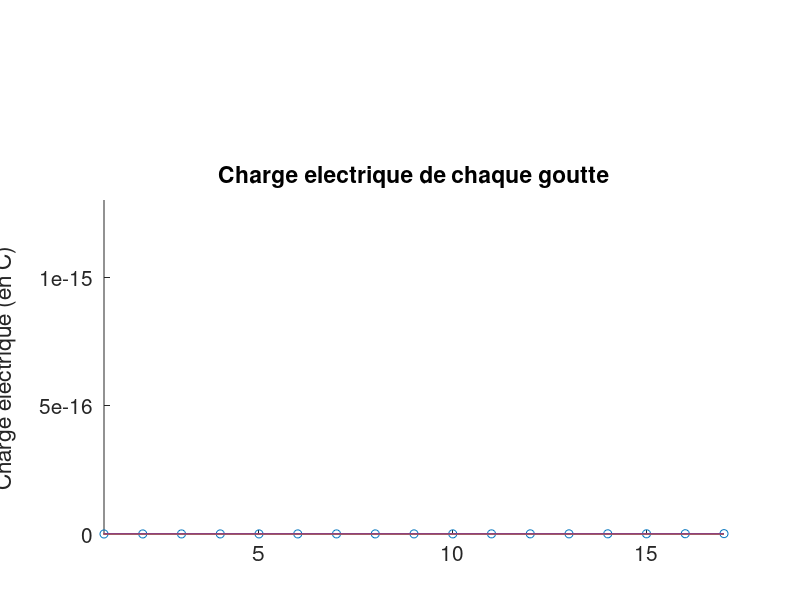

Here is the MATLAB script that generated this plot: (Note: this script raises an error after producing the figure.)
%%%%%%%%%%%%
%Unites SI %
%%%%%%%%%%%%
%%
clc
clear workspace
%declaration des constantes
NB_GOUTTES = 17;
d = 10^(-3); % 1mm (3graduations)
rho_h = 1075; %masse volumique huile
rho_a = 1.293; %masse volumique air
g = 9.81; %acceleration gravifique
eta = 1.82*10^(-5); %viscosite dynamique de l'air a temp ambiante
U = 128.7; %tension aux bornes du condensateur
l = 2.5*10^(-3); %distance entre les deux plans du condensateur
%%
%convention:
%   1ere ligne: temps affiche sur chronometre de gauche
%   2eme ligne: temps affiche sur chronometre de droite
%   exemple: T{i} = {[23 45 80 112]; [34 65 93 134]}
%   on utilise des cells pour permettre des tableaux de longueurs
%   differentes


T = {
    {[22 44 65 87 109 131 152 172]; [70 142 221 298 368 443 525 609]};
    {[51 98 146 184 242 289 337 386 435 485 533 582 630 679 730]; [32 64 97 127 159 190 222 255 287 313 351 383 415 447 478]};
    {[19 42 63 86 109 130 158]; [26 53 79 106 133 161 187]};
    {[10 19 28 38]; [10 20 30 43]};
    {[14 27 42 57 71 86]; [16 31 47 64 81 97]};
    {[18 36 54 71 88 106 125 142 160 177 196 214 232 250 269 288 309 329 349 368 386 405 425]; [20 41 63 84 103 124 145 167 188 208 231 253 274 296 318 339 362 387 411 434 457 480 503]}; %celle-ci est endurante(je sais pas si ca ce dis
    {[28 55 83 110 137 164 190 217 244 272 300 328 355 381 407]; [32 66 99 133 167 201 234 268 303 336 371 406 440 473 506]};
    {[66 130 191 255 321 384 447 516]; [34 160 284 419 559 702 844 979]};
    {[58 116 176 237 303 365 426 487 549 612 670]; [41 83 127 168 211 251 295 338 380 421 461]};
    {[24 49 72 96 118 142 164 189]; [30 61 90 120 149 176 206 236]};
    {[23 48 72 95 119 143 166 191 215 239 263 286 310]; [34 68 102 137 171 205 239 274 310 343 378 413 447]};
    {[44 91 135 182 228 273 320 366 411 456 505 552 598 644 692 739 789 837 887]; [35 68 102 138 171 205 241 277 310 346 382 416 450 483 516 551 586 622 658]};
    {[26 48 70 92 115 138 164 186 208 231 254 278 300 323 345 369]; [20 39 57 76 95 114 135 154 173 192 212 230 249 268 288 309]};
    {[38 76 114 152 188 222 257 295 331 367]; [47 97 148 199 252 305 355 406 458 511]};
    {[34 69 102 137 171 206 239 271 302 333 366]; [29 57 85 112 140 166 196 222 248 273 302]};
    {[28 55 82 110 138 166 194 222 251 279 306 336 366 396 429 459 500]; [30 62 93 125 159 194 229 265 303 343 380 416 457 500 544 593 664]};
    {[15 31 46]; [14 28 39]}
    };
%conversion de decisecondes en secondes
for i=1:NB_GOUTTES
    T{i}{1} = T{i}{1} * 0.1;
    T{i}{2} = T{i}{2} * 0.1;
end
%obtention des vitesses moyennes:
q = zeros(NB_GOUTTES, 1);
v = cell(NB_GOUTTES, 2);
v_mean = zeros(2, NB_GOUTTES);
for i=1:NB_GOUTTES
    %vitesse chrono gauche
    v{i}{1}(1) = d / T{i}{1}(1);
    for j=2:length(T{i}{1})
        v{i}{1}(j) = d / (T{i}{1}(j) - T{i}{1}(j-1));
    end
    %vitesse chrono droite
    v{i}{2}(1) = d / T{i}{2}(1);
    for j=2:length(T{i}{2})
        v{i}{2}(j) = d / (T{i}{2}(j) - T{i}{2}(j-1));
    end
    v_mean(1, i) = mean(v{i}{1});
    v_mean(2, i) = mean(v{i}{2});
    q(i) = (9 * pi * l * eta^(3/2) * (v_mean(1, i) + v_mean(2, i)) * sqrt(abs(v_mean(1, i) - v_mean(2, i)))) / (2 * sqrt(rho_h - rho_a) * g * U);
end
v_mean = sort(v_mean', 2);
display(v_mean); %a rajouter ds le LaTeX
q = sort(q);
display(q);
X = 1:NB_GOUTTES;

%graphique
figure;
set(0,'defaultaxesfontsize',15)
set(0,'defaulttextfontsize',15)
scatter(X, q);
hold on
discr = [2.72E-19 3.61E-19 4.695E-19 5.79E-19];
set(0,'defaultlinelinewidth',1)
for k=1:4
    plot([0 17], [discr(k) discr(k)]);
end
hold off
title('Charge electrique de chaque goutte');
ylabel('Charge electrique (en C)');
axis([1 17 0 1.5E-18]); 

%Z = q / (1.6E-19);
%display(Z);
%nbZ = [1 2 3 3 4 4 4 4 4 5 6 7 8 8 8 9 10];
%scatter(nbZ, q);

%%
%determination de la charge elementaire
e = 1E-20:1E-25:2.5E-19;
res = zeros(length(e), 1);
for i=1:length(e)
    res(i) = objFunc(q, e(i));
end

figure();
set(0,'defaultaxesfontsize',15);
set(0,'defaulttextfontsize',15);
plot(e, res);
title(['Somme des carres des residus', 'en fonction de l''approximation q']);
xlabel('Approximation q (en C)');
ylabel('Somme des carr?s des r?sidus S(q)');
hold on
plot([0.886e-19 0.886e-19], [0 1.2e-37]);
plot([1.175e-19 1.175e-19], [0 1.2e-37]);
plot([1.556e-19 1.556e-19], [0 1.2e-37]);
plot([1.786e-19 1.786e-19], [0 1.2e-37]);
hold off
[M, I] = findMin(res);
%display(e(I));

figure;
subplot(2, 2, 1);
scatter(X, q);
title('q = 0.885517E-19 C'); 
ylabel('Charge ?lectrique (en C)');
hold on
for k=1:16
    plot([0 17], k * [0.886e-19 0.886e-19]);
end
hold off

subplot(2, 2, 2);
scatter(X, q);
title('q = 1.175083E-19 C'); 
ylabel('Charge ?lectrique (en C)');
hold on
for k=1:12
    plot([0 17], k * [1.175e-19 1.175e-19]);
end
hold off

subplot(2, 2, 3);
scatter(X, q);
title('q = 1.555994E-19 C'); 
ylabel('Charge ?lectrique (en C)');
hold on
for k=1:9
    plot([0 17], k * [1.556e-19 1.556e-19]);
end
hold off

subplot(2, 2, 4);
scatter(X, q);
title('q = 1.776399E-19 C'); 
ylabel('Charge ?lectrique (en C)');
hold on
for k=1:8
    plot([0 17], k * [1.786e-19 1.786e-19]);
end
hold off
%sgtitle('Repr?sentations des paliers pour diff?rentes approximation q',
%'FontSize', 30); %seulement possible pour les nouvelles verions de matlab


